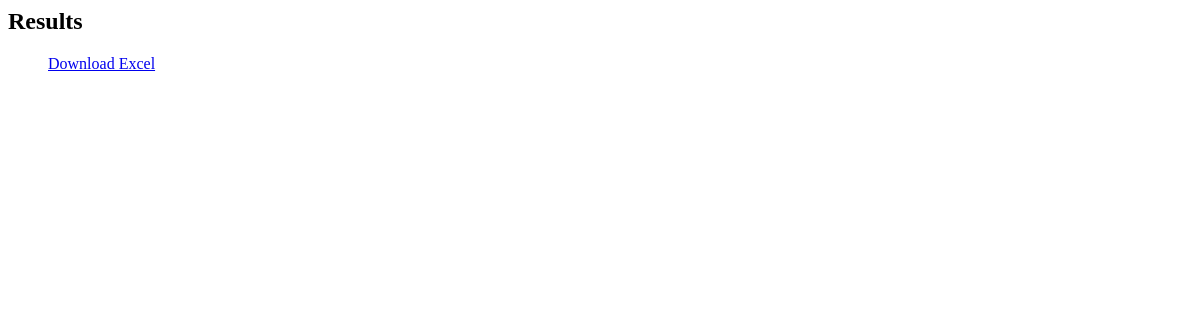
The app's page /results/3, older data.
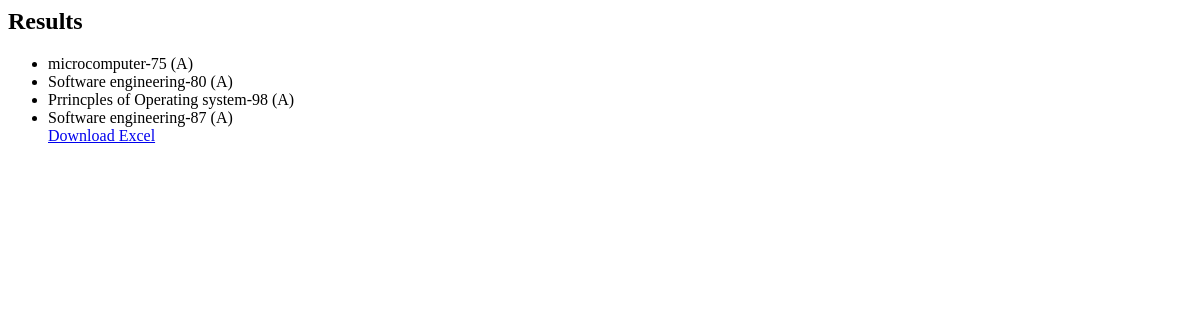
The same page, newer data.
### grades/models.py (models this page shows)
class Result(models.Model):
    student = models.ForeignKey(Student, on_delete=models.CASCADE)
    subject = models.ForeignKey(Subject, on_delete=models.CASCADE)
    marks = models.IntegerField()
    @property
    def grade(self):
        if self.marks >= 75:
            return "A"
        elif self.marks >= 60:
            return "B"
        elif self.marks >= 50:
            return "C"
        elif self.marks >= 40:
            return "D"
        else:
            return "F"

class Subject(models.Model):
    name = models.CharField(max_length=100)
    def __str__(self):
        return self.name

### grades/views.py (the view)
# urls.py: path('results/<int:id>',views.student_results),
def student_results(request, id):
    results = Result.objects.filter(student_id=id)
    return render(request, 'results.html', {'results': results})

### grades/templates/results.html
<h2>Results</h2>
<ul>
  {% for r in results %}
  <li>{{r.subject}}-{{r.marks}} ({{r.grade}})</li>
  {% endfor %}
    <a href="{% url 'export' %}" class="btn btn-success">
    Download Excel
</a>
</ul>

Row changes from the older to the newer data that the page shows:
added Result: subject "microcomputer", marks "75", grade "A"
added Result: subject "Software engineering", marks "80", grade "A"
added Result: subject "Prrincples of Operating system", marks "98", grade "A"
added Result: subject "Software engineering", marks "87", grade "A"
